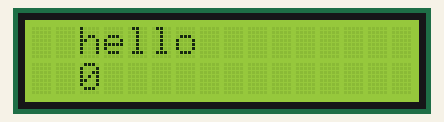
This sketch was run on a simulated Arduino Uno, built with avr-gcc and run on an emulated ATmega328P. On the bench: 16×2 character LCD.

Above: at 0.1 s.
At 4.1 s:
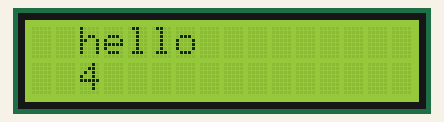
At 9.1 s:
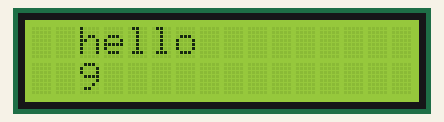
At 19.1 s:
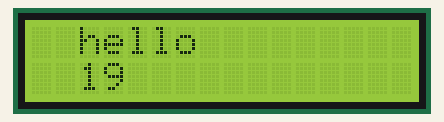
At 29.1 s:
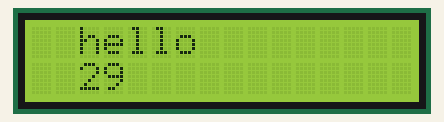
At 39.1 s:
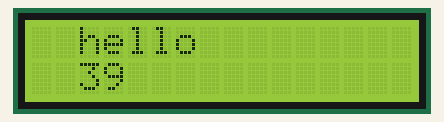

The sketch:

lcdinterface.ino
```cpp
#include<LiquidCrystal.h>
const int rs = 8, en = 9, d4 = 4, d5 = 5, d6 = 6, d7 = 7;
LiquidCrystal lcd(rs, en, d4, d5, d6, d7);

void setup() {
  // set up the LCD's number of columns and rows:
  lcd.begin(16, 2);
  // Print a message to the LCD.
}

void loop() {
  // set the cursor to column 0, line 1
  // (note: line 1 is the second row, since counting begins with 0):
  lcd.setCursor(2, 0);
  lcd.print("hello");
  // print the number of seconds since reset:
  lcd.setCursor(2,1);
  lcd.print(millis() / 1000);
}
```

Measured:
- what the display in image 1 shows lasts 1.0 s, from 4.0 s to 5.0 s
